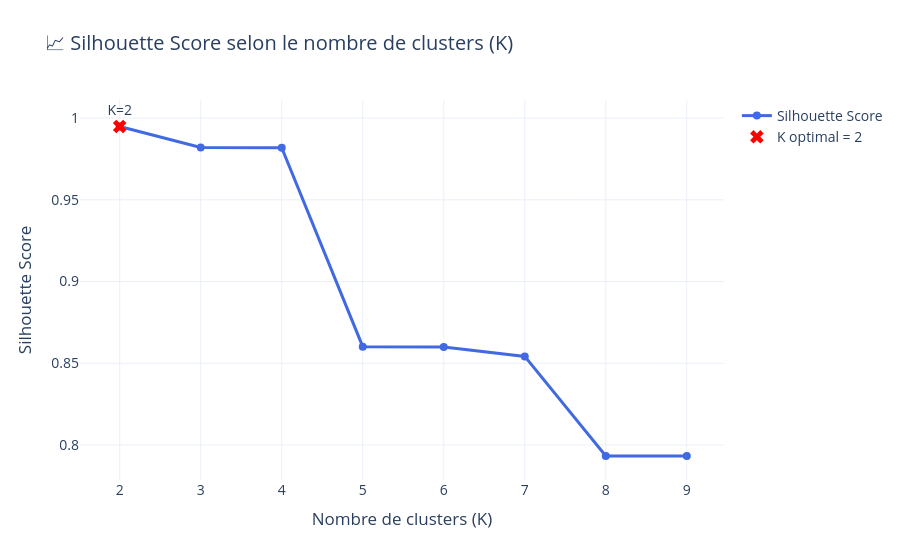

The cell this chart's notebook holds for it:
### Code cell
from sklearn.cluster import KMeans
from sklearn.metrics import silhouette_score
import plotly.graph_objects as go


scores = []
K_range = range(2, 10)

for k in K_range:
    kmeans = KMeans(n_clusters=k, random_state=42)
    kmeans.fit(X)  
    score = silhouette_score(X, kmeans.labels_)
    scores.append(score)


optimal_k = K_range[np.argmax(scores)]
optimal_score = max(scores)

fig = go.Figure()


fig.add_trace(go.Scatter(
    x=list(K_range),
    y=scores,
    mode='lines+markers',
    name='Silhouette Score',
    line=dict(color='royalblue', width=3),
    marker=dict(size=8)
))


fig.add_trace(go.Scatter(
    x=[optimal_k],
    y=[optimal_score],
    mode='markers+text',
    name=f'K optimal = {optimal_k}',
    text=[f'K={optimal_k}'],
    textposition="top center",
    marker=dict(color='red', size=12, symbol='x')
))


fig.update_layout(
    title="📈 Silhouette Score selon le nombre de clusters (K)",
    xaxis_title="Nombre de clusters (K)",
    yaxis_title="Silhouette Score",
    template="plotly_white",
    font=dict(size=14),
    showlegend=True
)

fig.show()

print(f"K optimal = {optimal_k} avec un score de silhouette de {optimal_score:.3f}")

### Figure 1 — Plotly figure (JSON) as saved in the notebook; plotly's stock layout.template omitted (floating-point values rounded to 4 significant figures)
{"data": [{"line": {"color": "royalblue", "width": 3}, "marker": {"size": 8}, "mode": "lines+markers", "name": "Silhouette Score", "type": "scatter", "x": [2, 3, 4, 5, 6, 7, 8, 9], "y": [0.9949, 0.982, 0.9819, 0.8601, 0.86, 0.8542, 0.7933, 0.7932]}, {"marker": {"color": "red", "size": 12, "symbol": "x"}, "mode": "markers+text", "name": "K optimal = 2", "text": ["K=2"], "textposition": "top center", "type": "scatter", "x": [2], "y": [0.9949]}], "layout": {"font": {"size": 14}, "showlegend": true, "title": {"text": "📈 Silhouette Score selon le nombre de clusters (K)"}, "xaxis": {"title": {"text": "Nombre de clusters (K)"}}, "yaxis": {"title": {"text": "Silhouette Score"}}}}
